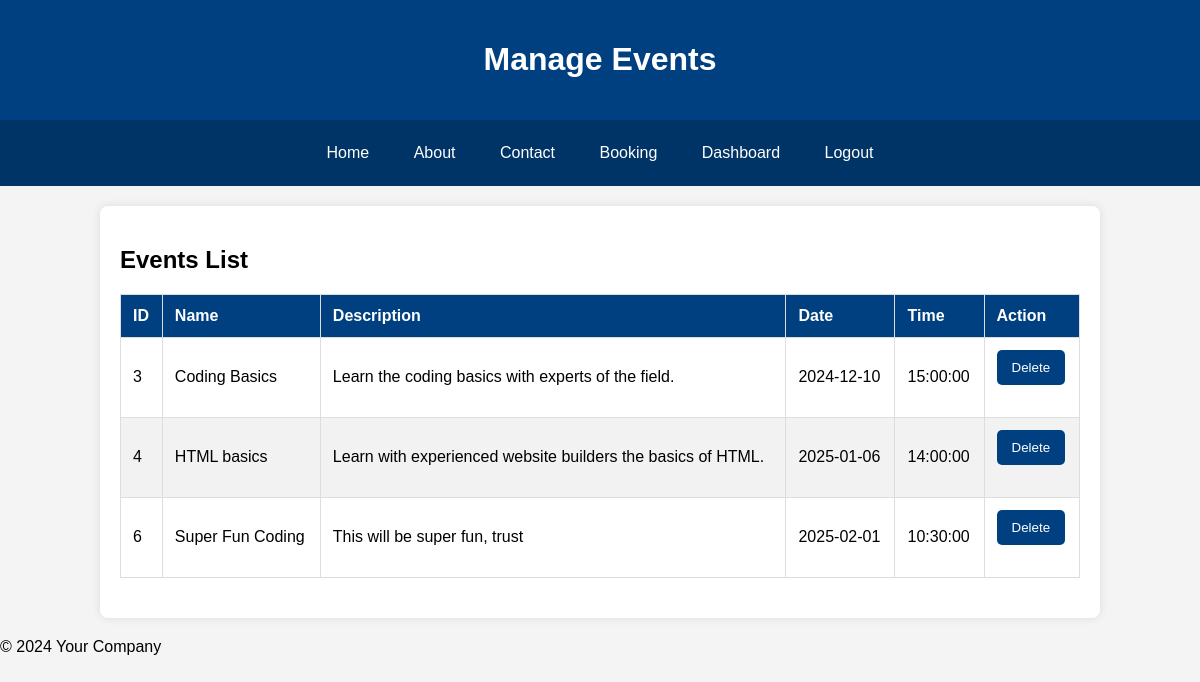
Screenshot of /manage_events (signed in) with the database file from the repository.
### app.py (models this page shows, shortened)
class Event(db.Model):
    id = db.Column(db.Integer, primary_key=True)
    name = db.Column(db.String(100), nullable=False)
    description = db.Column(db.Text, nullable=False)
    date = db.Column(db.Date, nullable=False)
    time = db.Column(db.Time, nullable=False)

### app.py (the view)
@app.route('/manage_events')
@login_required
def manage_events():
    if current_user.role != 'admin':  # Ensure only admin can access
        return redirect(url_for('home'))
    events = Event.query.all()
    return render_template('manage_events.html', events=events)

### app.py (called while the page is built)
@login_manager.user_loader
def load_user(user_id):
    return Login.query.get(int(user_id))

### templates/manage_events.html (shortened to what this page needs)
<!DOCTYPE html>
<html lang="en">
<head>
    <link rel="stylesheet" type="text/css" href="{{ url_for('static', filename='admin.css') }}">
</head>
<body>
    <header>
        <h1>Manage Events</h1>
    </header>
    <div class="navbar">
        <a href="{{ url_for('home') }}">Home</a>
        <a href="{{ url_for('about') }}">About</a>
        <a href="{{ url_for('contact') }}">Contact</a>
        <a href="{{ url_for('booking') }}">Booking</a>
        <a href="{{ url_for('admin_dashboard') }}">Dashboard</a>
        <a href="{{ url_for('logout') }}">Logout</a>
    </div>
    <div class="container">
        <h2>Events List</h2>
        <table>
            <thead>
                <tr>
                    <th>ID</th>
                    <th>Name</th>
                    <th>Description</th>
                    <th>Date</th>
                    <th>Time</th>
                    <th>Action</th>
                </tr>
            </thead>
            <tbody>
                {% for event in events %}
                    <tr>
                        <td>{{ event.id }}</td>
                        <td>{{ event.name }}</td>
                        <td>{{ event.description }}</td>
                        <td>{{ event.date }}</td>
                        <td>{{ event.time }}</td>
                        <td>
                            <form method="POST" action="{{ url_for('delete_event', event_id=event.id) }}">
                                <button type="submit">Delete</button>
                            </form>
                        </td>
                    </tr>
                {% endfor %}
            </tbody>
        </table>
    </div>
    <div class="footer">
        <p>&copy; 2024 Your Company</p>
    </div>
</body>
</html>

### static/admin.css (style rules this page uses)
body { font-family: Arial, sans-serif; background-color: #f4f4f4; margin: 0; padding: 0; }
header { background-color: #004080; color: white; padding: 20px; text-align: center; }
.navbar { background-color: #003366; overflow: hidden; text-align: center; padding: 10px 0; }
.navbar a { color: white; text-align: center; padding: 14px 20px; text-decoration: none; display: inline-block; }
.container { width: 80%; margin: 20px auto; background-color: white; padding: 20px; box-shadow: 0 0 10px rgba(0, 0, 0, 0.1); border-radius: 8px; }
table { width: 100%; border-collapse: collapse; margin-bottom: 20px; }
table, th, td { border: 1px solid #ddd; }
th, td { padding: 12px; text-align: left; }
th { background-color: #004080; color: white; }
tr:nth-child(even) { background-color: #f2f2f2; }
button { background-color: #004080; color: white; padding: 10px 15px; border: none; border-radius: 5px; cursor: pointer; }
form { margin-bottom: 20px; }

### rows the page displays
Event: id "3", name "Coding Basics", description "Learn the coding basics with experts of the field.", date "2024-12-10", time "15:00:00"
Event: id "4", name "HTML basics", description "Learn with experienced website builders the basics of HTML.", date "2025-01-06", time "14:00:00"
Event: id "6", name "Super Fun Coding", description "This will be super fun, trust", date "2025-02-01", time "10:30:00"
